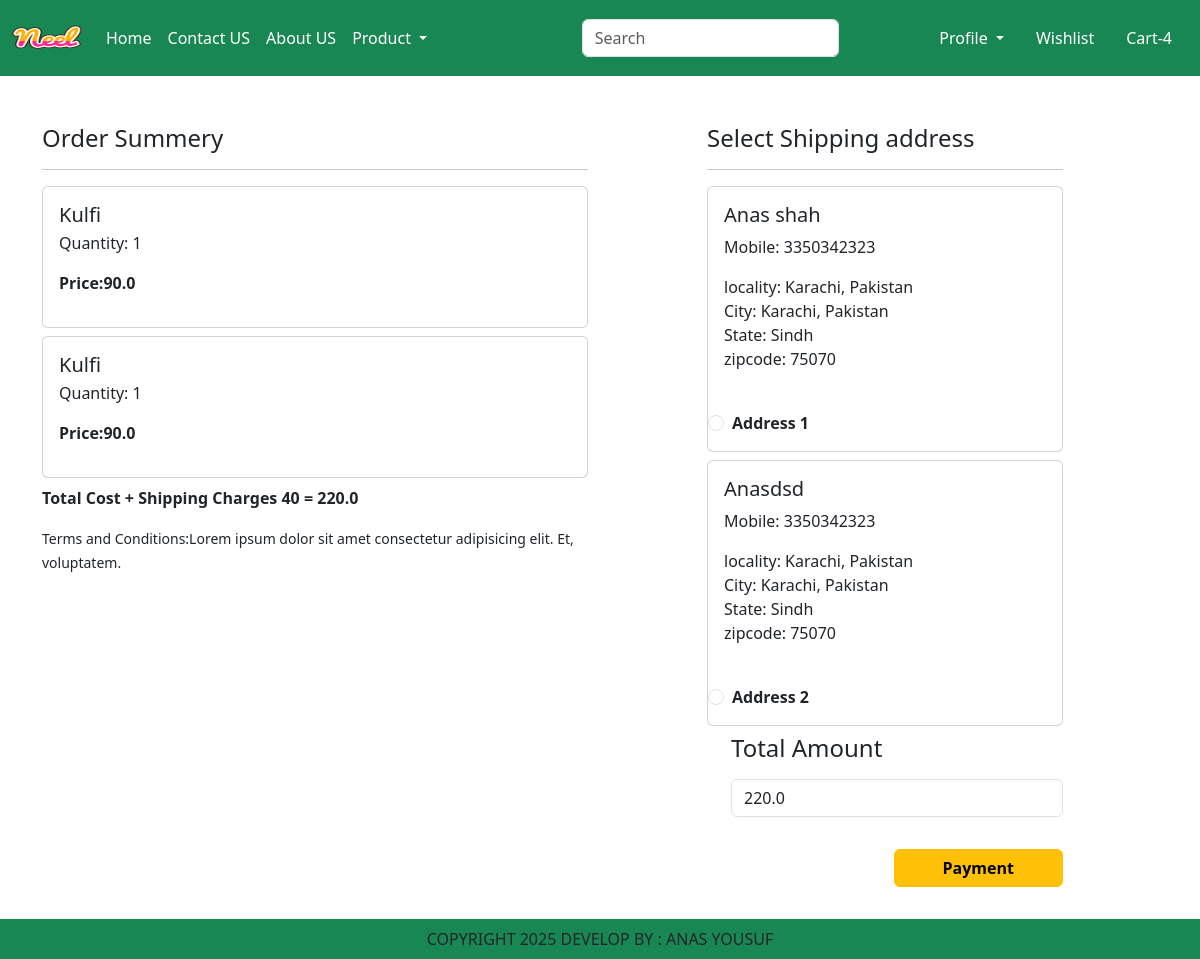
Screenshot of /checkout/ (signed in) with the database file from the repository.
### ecom_app/models.py (models this page shows, shortened)
class Cart(models.Model):
    user = models.ForeignKey(User,on_delete=models.CASCADE)
    product = models.ForeignKey(Product,on_delete=models.CASCADE)
    quantity = models.PositiveIntegerField(default=1)

class Product(models.Model):
    title=models.CharField(max_length=100)
    selling_prize=models.FloatField()
    discounted_price=models.FloatField()
    description= models.TextField()
    composition=models.TextField(default='')
    prodapp = models.TextField(default='')
    category=models.CharField(choices=CATEGORY_CHOICES, max_length=2)
    product_image = models.ImageField(upload_to='product')

class Customer(models.Model):
    user = models.ForeignKey(User,on_delete=models.CASCADE)
    name = models.CharField(max_length=200)
    locality = models.CharField(max_length=200)
    city = models.CharField(max_length=50)
    mobile = models.IntegerField(default=0)
    zipcode = models.IntegerField()
    state = models.CharField(choices=STATE_CHOICES,max_length=100)

### ecom_app/views.py (the view)
# urls.py: path('checkout/', views.Checkout.as_view(), name='checkout'),
class Checkout(LoginRequiredMixin, View):
    def get(self,request):
        user = request.user
        addresses = Customer.objects.filter(user=user)
        cart_items=Cart.objects.filter(user=user)
        famount = 0
        for p in cart_items:
            value = p.quantity * p.product.discounted_price
            famount = famount + value
        totalamount = famount + 40
        context = {
            'addresses': addresses,
            'cart_items': cart_items,
            'totalamount': totalamount,
        }
        return render(request, "app/checkout.html", context)

### ecom_app/templates/app/checkout.html (shortened to what this page needs)
{% extends 'app/base.html' %}
{% load static %}
{% block main-content %}
<div class="container">
    <div class="row mt-5">
        <div class="col-sm-6">
            <h4>Order Summery</h4>
            <hr>
            {%for item in cart_items%}
            <div class="card mb-2">
                <div class="card-body">
                     <h5 class="card-title mb-1">{{item.product.title}}</h5>
                     <p>Quantity: {{item.quantity}}</p>
                     <p class="fw-bold">Price:{{item.product.discounted_price}}</p>
                </div>
            </div>
            {%endfor%}
            <p class="fw-bold">Total Cost + Shipping Charges 40 = {{totalamount}}</p>
            <small>Terms and Conditions:Lorem ipsum dolor sit amet consectetur adipisicing elit. Et, voluptatem.
            </small>
            <br>
            <br>
        </div>
        <div class="col-sm-4 offset-sm-1">
            <h4>Select Shipping address</h4>
            <hr>
            <form method="post" action="{% url 'paymentdone' %}" id="myform">
    {% if addresses %}
    {% for ad in addresses %}
    <div class="card mb-2">
        <div class="card-body">
            <h5>{{ ad.name }}</h5>
            <p>Mobile: {{ ad.mobile }}</p>
            <p>locality: {{ ad.locality }}<br> City: {{ ad.city }}<br>  State: {{ ad.state }} <br> zipcode: {{ ad.zipcode }}</p>
        </div>
        <div class="form-check mt-2 mb-3">
            <input class="form-check-input" type="radio" name="custid" id="custadd{{ forloop.counter }}" value="{{ ad.id }}">
            <label class="form-check-label fw-bold" for="custadd{{ forloop.counter }}">
                <b>Address</b> {{ forloop.counter }}
            </label>
        </div>
    </div>
    {% endfor %}
    {% else %}
    <div class="alert alert-warning" role="alert">
        No addresses found. Please add an address from your <a href="{% url 'profile' %}">profile</a>.
    </div>
    {% endif %}
     <div class="form-check mb-3">
        <label for="totalamount" class="form-label"><h4>Total Amount</h4></label>
        <input type="number" class="form-control" name="totalamount" value="{{ totalamount }}" readonly>
    </div>
            <div class="text-end">
<button id="rzp-button1" type="submit" class="btn btn-warning mt-3 px-5 fw-bold">Payment</button>
    </div>
    <br>
    <br>
    <br>
</form>
                            </div>
                    </div>
                </div>
{% endblock main-content %}

### rows the page displays
Cart: product "Kulfi", quantity "1", product.discounted_price "90.0"
Cart: product "Kulfi", quantity "1", product.discounted_price "90.0"
Customer: name "Anas shah", mobile "3350342323", locality "Karachi, Pakistan", city "Karachi, Pakistan", state "Sindh", zipcode "75070"
Customer: name "Anasdsd", mobile "3350342323", locality "Karachi, Pakistan", city "Karachi, Pakistan", state "Sindh", zipcode "75070"

### other values shown
{{ totalamount }} "220.0"
